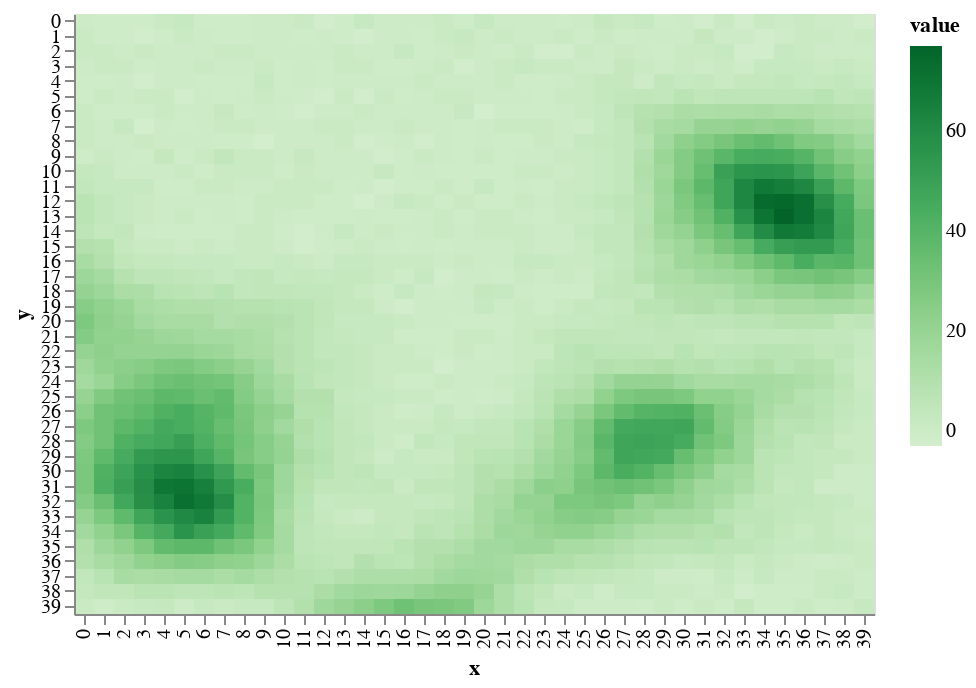

The notebook cell this image was saved under:
### Code cell
draw.drawTerrainHeight(world.grid_elevation)

### Figure 1 — Vega-Lite specification as saved in the notebook (floating-point values rounded to 4 significant figures; data arrays with more than 128 entries replaced by an {"elided": "..."} marker saying what was removed)
{"$schema": "https://vega.github.io/schema/vega-lite/v2.6.0.json", "config": {"view": {"height": 300, "width": 400}}, "data": {"name": "data-e6878ec13c4a561d0cf2f4350ca7d497"}, "datasets": {"data-e6878ec13c4a561d0cf2f4350ca7d497": {"elided": "1600 records"}}, "encoding": {"color": {"field": "value", "scale": {"scheme": "greens"}, "type": "quantitative"}, "x": {"field": "x", "type": "ordinal"}, "y": {"field": "y", "type": "ordinal"}}, "mark": "rect"}
